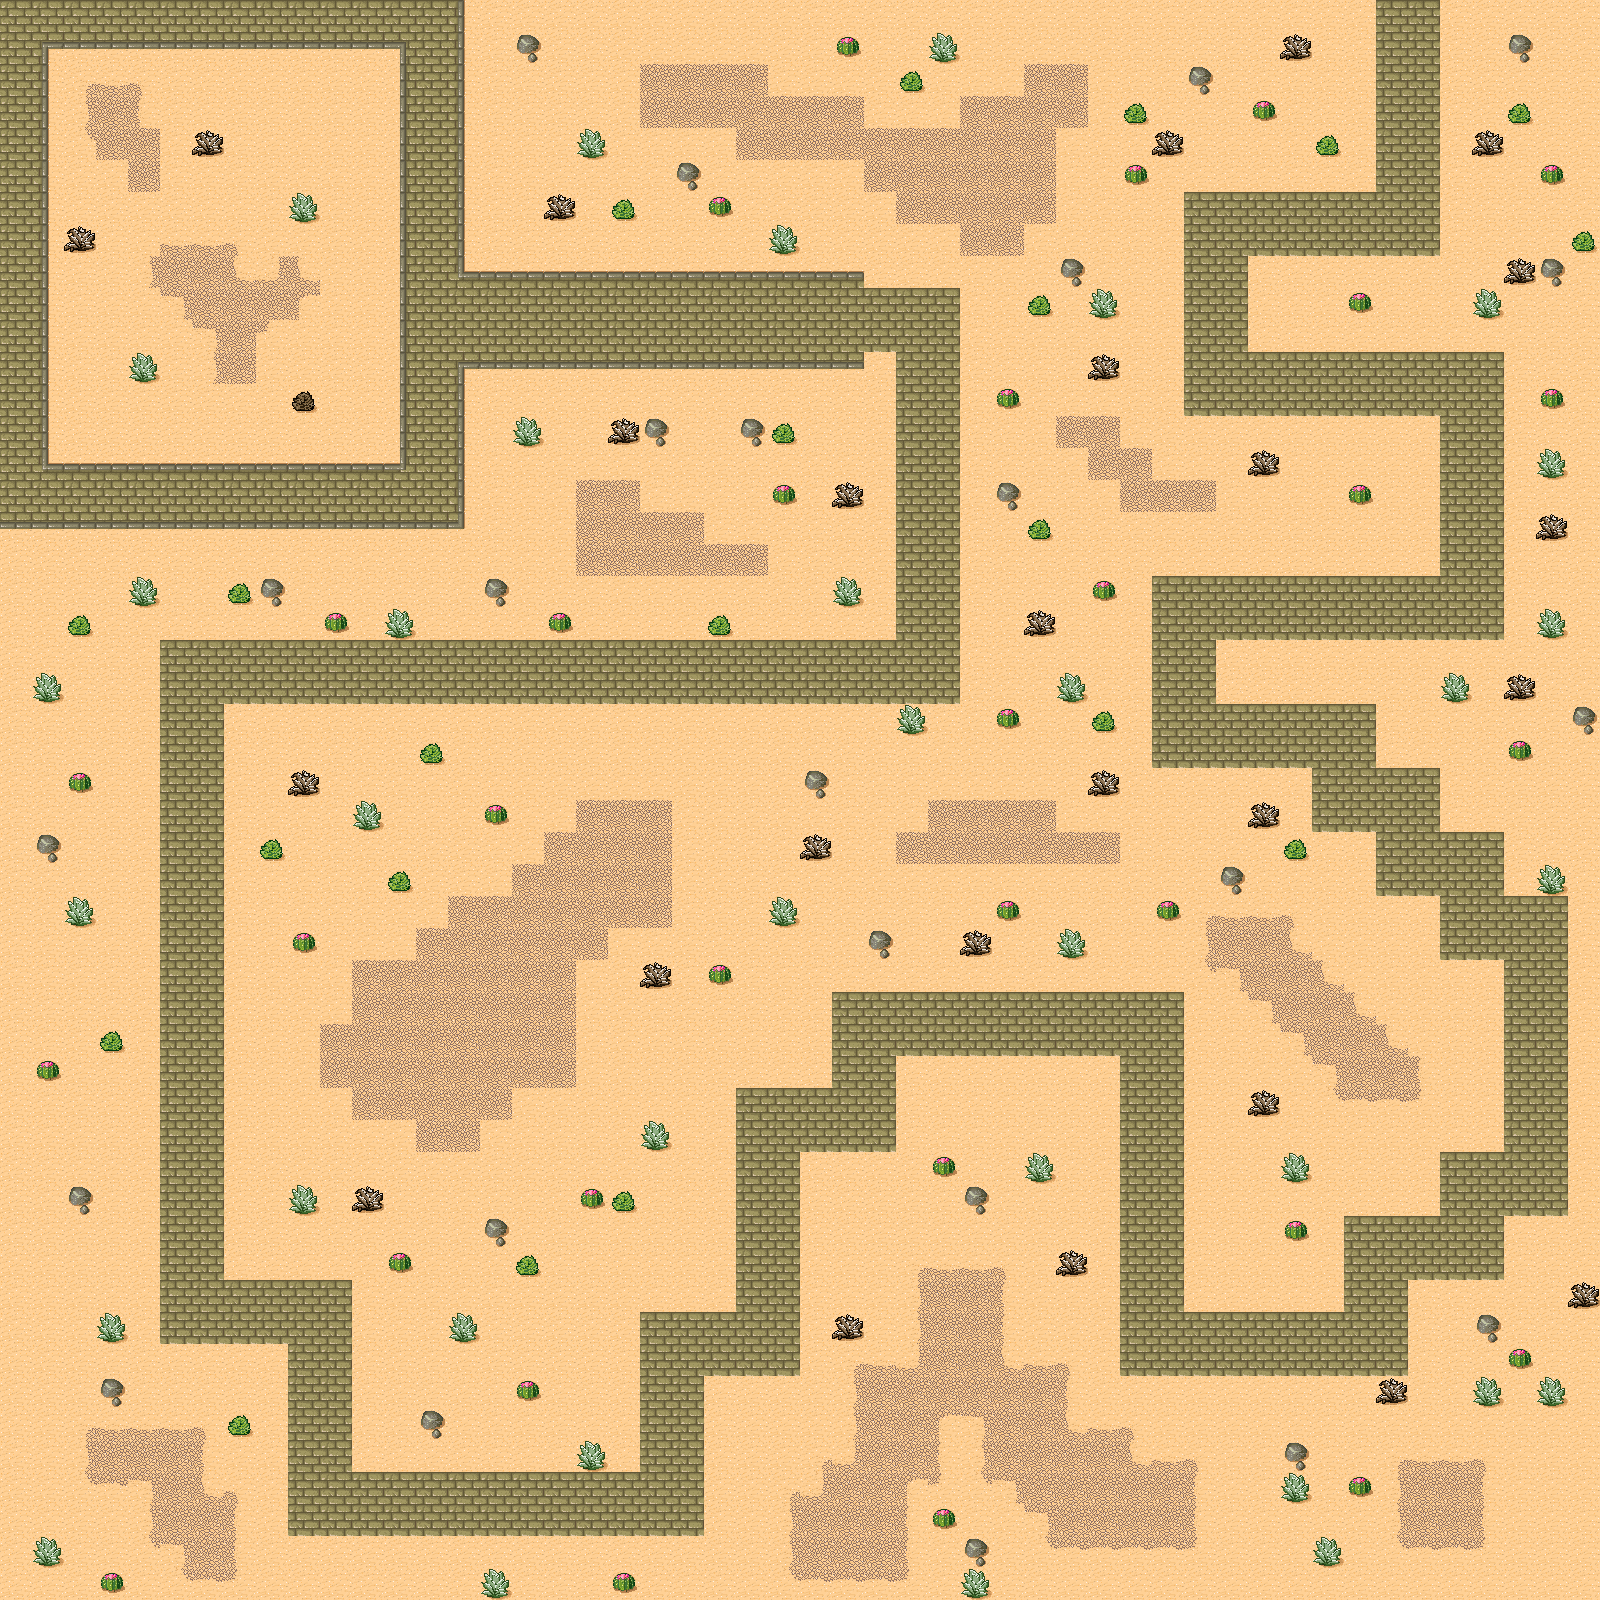

Rendered tile map (Tiled .tmx) drawn with the repository's tilesets; below, a short description and the map source with its tile grids summarised:
An orthogonal 50x50 tile map with 32x32 px tiles, 1 tile layer (Background).

<map version="1.0" orientation="orthogonal" width="50" height="50" tilewidth="32" tileheight="32">
 <tileset firstgid="1" name="tmw_desert_spacing" tilewidth="32" tileheight="32" spacing="1" margin="1">
  <image source="tmw_desert_spacing.png" width="265" height="199" />
  <tile id="29">
   <properties>
    <property name="buildable" value="1" />
   </properties>
  </tile>
 </tileset>
 <layer name="Background" width="50" height="50">
  <data>[2500 cells, 2500 non-empty, 30 distinct tile ids]</data>
 </layer>
</map>
